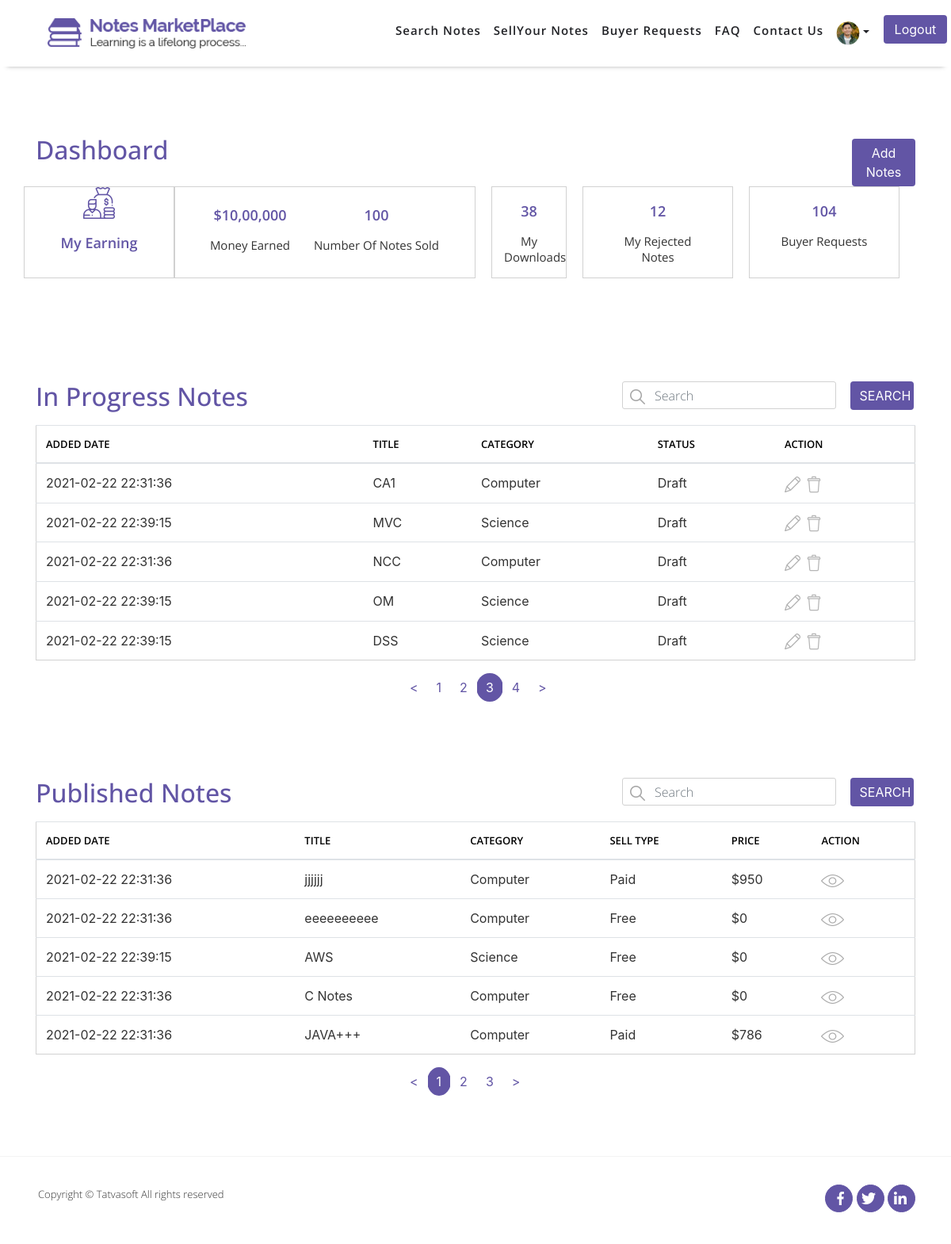
Screenshot of /PHP_ASSIGNMENT_1/NOTESMARKETPLACE/Front/Dashboard.php?page=3 with the database file from the repository.
### tables this page shows
CREATE TABLE `sellernotes` (
  `ID` int(11) NOT NULL COMMENT 'PRIMARY KEY',
  `SellerID` int(11) NOT NULL COMMENT 'FOREIGN KEY relationship with Users Table.',
  `Status` int(11) NOT NULL COMMENT 'FOREIGN KEY relationship with Referencedata Table.',
  `ActionBy` int(11) DEFAULT NULL COMMENT 'FOREIGN KEY relationship with Users Table.',
  `AdminRemarks` varchar(10000) DEFAULT NULL COMMENT 'Admin will enter the remarks when he will reject the notes or when he will mark status removed for notes via unpublished function.',
  `PublishedDate` datetime DEFAULT current_timestamp(),
  `Title` varchar(100) NOT NULL COMMENT 'FOREIGN KEY relationship with Category Table.',
  `Category` int(11) NOT NULL,
  `DisplayPicture` varchar(500) DEFAULT NULL,
  `NoteType` int(11) DEFAULT NULL COMMENT 'FOREIGN KEY relationship with Types Table.',
  `NumberOfPages` int(11) DEFAULT NULL,
  `Description` varchar(1000) NOT NULL,
  `UniversityName` varchar(200) DEFAULT NULL,
  `Country` int(11) DEFAULT NULL COMMENT 'FOREIGN KEY relationship with Countries Table.',
  `Course` varchar(100) DEFAULT NULL,
  `CourseCode` varchar(100) DEFAULT NULL,
  `Professor` varchar(100) DEFAULT NULL,
  `IsPaid` bit(2) NOT NULL DEFAULT b'0' COMMENT 'Set false if selling mode is free and set to true if selling mode is paid.',
  `SellingPrice` decimal(10,0) DEFAULT NULL COMMENT 'if selling mode is paid - selling price can not be null.',
  `NotesPreview` varchar(10000) DEFAULT NULL COMMENT 'if selling mode is paid - note preview cannot be null.',
  `CreatedDate` datetime DEFAULT current_timestamp() COMMENT 'Date and time when system has created this record.',
  `CreatedBy` int(11) DEFAULT NULL COMMENT 'UserID who has created this record.',
  `ModifiedDate` datetime DEFAULT current_timestamp() COMMENT 'Date and time when system has updated this record.',
  `ModifiedBy` int(11) DEFAULT NULL COMMENT 'UserID who has created this record.',
  `IsActive` bit(2) NOT NULL DEFAULT b'1' COMMENT 'Required Information, Default set to true.'
);

CREATE TABLE `categories` (
  `ID` int(11) NOT NULL COMMENT 'PRIMARY KEY',
  `Name` varchar(100) NOT NULL COMMENT 'Computer Science,IT, Politics, Sports, Cricket, etc.',
  `Description` varchar(500) NOT NULL COMMENT 'Description to explain what this category means.',
  `CreatedDate` datetime DEFAULT current_timestamp() COMMENT 'date and time when system has created this record.',
  `CreatedBy` int(11) DEFAULT NULL COMMENT 'UserID who has created this record.',
  `ModifiedDate` datetime DEFAULT current_timestamp() COMMENT 'Date and ime when system has updated this record.Super Admin ID you can insert static.',
  `ModifiedBy` int(11) DEFAULT NULL COMMENT 'UserID who has updated this record.',
  `IsActive` bit(2) NOT NULL DEFAULT b'1' COMMENT 'Required Information,Default set to true.'
);

CREATE TABLE `referencedata` (
  `ID` int(11) NOT NULL COMMENT 'PRIMARY KEY',
  `Value` varchar(100) NOT NULL COMMENT 'Value to display over UI for each data item',
  `DataValue` varchar(100) NOT NULL COMMENT 'Unique identifier for dataitem per category which admin never can change.',
  `RefCategory` varchar(100) NOT NULL COMMENT 'category name i.e. NotesStatus, SellingMode, Gendet etc.',
  `CreatedDate` datetime DEFAULT current_timestamp() COMMENT 'Date and time when system has created this record. ',
  `CreatedBy` int(11) DEFAULT NULL COMMENT 'UserID who has created this record.Super Admin Id you can insert static.',
  `ModifiedDate` datetime DEFAULT current_timestamp() COMMENT 'Date and time when system has updated this record.',
  `ModifiedBy` int(11) DEFAULT NULL COMMENT 'UserID who has updated this record. Super Admin Id you can insert static.',
  `IsActive` bit(2) NOT NULL DEFAULT b'1' COMMENT 'Required Information, Default set to true.'
);

### PHP_ASSIGNMENT_1/NOTESMARKETPLACE/Front/Dashboard.php (the view, shortened to what the rows shown need)
<?php include "Header.php"; ?>
<?php include "Config/Database-Connection.php"; ?>
    <section id="dashboard-notes">
        <div class="content-box-lg">
            <div class="container">
                <div class="row dashboard-notes-row">
                    <div class="col-md-6 col-sm-6 col-6">
                        <div class="horizontal-heading">
                            <h2>Dashboard</h2>
                        </div>
                    </div>
                </div>
            </div>
        </div>
    </section>
    <section id="in-progress-notes">
        <div class="content-box-xs">
            <div class="container">
                    <?php
                        if(isset($_GET['page'])){
                            $Page = $_GET['page'];
                        }else{
                            $Page = "";
                        }
                        if($Page=="" || $Page==1){
                            $Page_1=0;
                        }else{
                            $Page_1 = ($Page*5)-5;
                        }
                        $query = "SELECT * FROM sellernotes AS sn LEFT JOIN categories AS cg ON sn.Category=cg.ID WHERE Status IN (6,7,8) ";
                        $query .= "LIMIT $Page_1,5";
                    ?>
                <form action="" method="get">
                    <div class="row in-progress-notes-row">
                        <div class="col-md-6 col-sm-6 col-6">
                            <div class="horizontal-heading">
                                <h2>In Progress Notes</h2>
                            </div>
                        </div>
                    </div>
                </form>
                <div class="row in-progress-notes-row">
                    <div class="col-md-12 col-sm-12 col-12">
                    <div class="table-responsive">
                        <table class="table">
                            <thead>
                                <tr>
                                    <th scope="col">ADDED DATE</th>
                                    <th scope="col">TITLE</th>
                                    <th scope="col">CATEGORY</th>
                                    <th scope="col">STATUS</th>
                                    <th scope="col">ACTION</th>
                                </tr>
                            </thead>
                            <tbody>
                            <?php
                                $Search_all = mysqli_query($connection,$query);
                                if(mysqli_num_rows($Search_all)==0){
                                    echo "<tr><td colspan='5' class='text-center'><h1>Data Not Found</h1></td></tr>";
                                }else{
                                    while($row =mysqli_fetch_assoc($Search_all)){
                                        $Status = $row['Status'];
                                        $CreatedDate = $row['CreatedDate'];
                                        $Title = $row['Title'];
                                        $Category = $row['Category'];
                                        $query = "SELECT * FROM referencedata WHERE ID=$Status";
                                        $Status_select = mysqli_query($connection,$query);
                                        if($row =mysqli_fetch_assoc($Status_select)){
                                            $Status = $row['Value'];
                                        }else{
                                            die("Query Failed" . mysqli_error($connection));
                                        }
                                        $query = "SELECT * FROM categories WHERE ID=$Category";
                                        $Category_select = mysqli_query($connection,$query);
                                        if($row =mysqli_fetch_assoc($Category_select)){
                                            $Category = $row['Name'];
                                        }else{
                                            die("Query Failed" . mysqli_error($connection));
                                        }
                                        $query = "SELECT * FROM sellernotes WHERE Title='{$Title}'";
                                        $ID_select = mysqli_query($connection,$query);
                                        if($row =mysqli_fetch_assoc($ID_select)){
                                            $ID = $row['ID'];
                                        }else{
                                            die("Query Failed" . mysqli_error($connection));
                                        }
                                        echo "<tr><td>$CreatedDate</td>
                                                <td>$Title</td>
                                                <td>$Category</td>
                                                <td>$Status</td>";
                                        if($Status=='Draft'){
                                                echo "<td><a href='Edit_Notes.php?edit=$ID'><img src='images/Dashboard/edit.png' alt='Edit'></a><a href='?delete=$ID' onclick='return DELETE()'><img src='images/Dashboard/delete.png' alt='Delete'></a></td></tr>";
                                        }else{
                                                echo "<td><a href='Notes_Details.php?EYE=$ID'><img src='images/tables/eye.png' alt='Eye'></a></tr>";
                                        }
                                    }
                                }
                            ?>
                            </tbody>
                        </table>
                    </div>
                    </div>
                </div>
            </div>
        </div>
    </section>
    <section id="published-notes">
        <div class="content-box-xs">
            <div class="container">
                <?php
                        if(isset($_GET['Published_Page'])){
                            $Page = $_GET['Published_Page'];
                        }else{
                            $Page = "";
                        }
                        if($Page=="" || $Page==1){
                            $Page_1=0;
                        }else{
                            $Page_1 = ($Page*5)-5;
                        }
                        $query = "SELECT * FROM sellernotes AS sn LEFT JOIN categories AS cg ON sn.Category=cg.ID WHERE sn.Status='9' ";
                        $query .= "  LIMIT $Page_1,5";
                    ?>
                <form action="" method="get">
                    <div class="row published-notes-row">
                        <div class="col-md-6 col-sm-6 col-6">
                            <div class="horizontal-heading">
                                <h2>Published Notes</h2>
                            </div>
                        </div>
                    </div>
                </form>
                <div class="row published-notes-row">
                    <div class="col-md-12 col-sm-12 col-12">
                    <div class="table-responsive">
                        <table class="table">
                            <thead>
                                <tr>
                                    <th scope="col">ADDED DATE</th>
                                    <th scope="col">TITLE</th>
                                    <th scope="col">CATEGORY</th>
                                    <th scope="col">SELL TYPE</th>
                                    <th scope="col">PRICE</th>
                                    <th scope="col">ACTION</th>
                                </tr>
                            </thead>
                            <tbody>
                            <?php
                                $Search_all = mysqli_query($connection,$query);
                                if(mysqli_num_rows($Search_all)==0){
                                    echo "<tr><td colspan='6' class='text-center'><h1>Data Not Found</h1></td></tr>";
                                }else{
                                    while($row =mysqli_fetch_assoc($Search_all)){
                                        $IsPaid = $row['IsPaid'];
                                        $CreatedDate = $row['CreatedDate'];
                                        $Title = $row['Title'];
                                        $Category = $row['Category'];
                                        $SellingPrice = $row['SellingPrice'];
                                        if($IsPaid==1){
                                            $query = "SELECT * FROM referencedata WHERE ID=4";
                                        }else{
                                            $query = "SELECT * FROM referencedata WHERE ID=5";
                                        }
                                        $Status_select = mysqli_query($connection,$query);
                                        if($row =mysqli_fetch_assoc($Status_select)){
                                            $SellType = $row['Value'];
                                        }else{
                                            die("Query Failed" . mysqli_error($connection));
                                        }
                                        $query = "SELECT * FROM categories WHERE ID=$Category";
                                        $Category_select = mysqli_query($connection,$query);
                                        if($row =mysqli_fetch_assoc($Category_select)){
                                            $Category = $row['Name'];
                                        }else{
                                            die("Query Failed" . mysqli_error($connection));
                                        }
                                        $query = "SELECT * FROM sellernotes WHERE Title='{$Title}'";
                                        $ID_select = mysqli_query($connection,$query);
                                        if($row =mysqli_fetch_assoc($ID_select)){
                                            $ID = $row['ID'];
                                        }else{
                                            die("Query Failed" . mysqli_error($connection));
                                        }
                                        echo "<tr><td>$CreatedDate</td>
                                                <td>$Title</td>
                                                <td>$Category</td>
                                                <td>$SellType</td>
                                                <td>$$SellingPrice</td>
                                                <td><a href='Notes_Details.php?EYE=$ID'><img src='images/tables/eye.png' alt='Eye'></a></tr>";
                                    }
                                }
                            ?>
                            </tbody>
                        </table>
                    </div>
                    </div>
                </div>
            </div>
        </div>
    </section>
<?php include "Footer.php"; ?>

### rows the page displays
sellernotes: Category.CreatedDate "2021-02-22 22:31:36", Title "CA1", Category.Name "Computer", Status.Value "Draft"
sellernotes: Category.CreatedDate "2021-02-22 22:39:15", Title "MVC", Category.Name "Science", Status.Value "Draft"
sellernotes: Category.CreatedDate "2021-02-22 22:31:36", Title "NCC", Category.Name "Computer", Status.Value "Draft"
sellernotes: Category.CreatedDate "2021-02-22 22:39:15", Title "OM", Category.Name "Science", Status.Value "Draft"
sellernotes: Category.CreatedDate "2021-02-22 22:39:15", Title "DSS", Category.Name "Science", Status.Value "Draft"
sellernotes: Category.CreatedDate "2021-02-22 22:31:36", Title "jjjjjj", Category.Name "Computer", referencedata.Value "Paid", SellingPrice "950"
sellernotes: Category.CreatedDate "2021-02-22 22:31:36", Title "eeeeeeeeee", Category.Name "Computer", referencedata.Value "Free", SellingPrice "0"
sellernotes: Category.CreatedDate "2021-02-22 22:39:15", Title "AWS", Category.Name "Science", referencedata.Value "Free", SellingPrice "0"
sellernotes: Category.CreatedDate "2021-02-22 22:31:36", Title "C Notes", Category.Name "Computer", referencedata.Value "Free", SellingPrice "0"
sellernotes: Category.CreatedDate "2021-02-22 22:31:36", Title "JAVA+++", Category.Name "Computer", referencedata.Value "Paid", SellingPrice "786"
